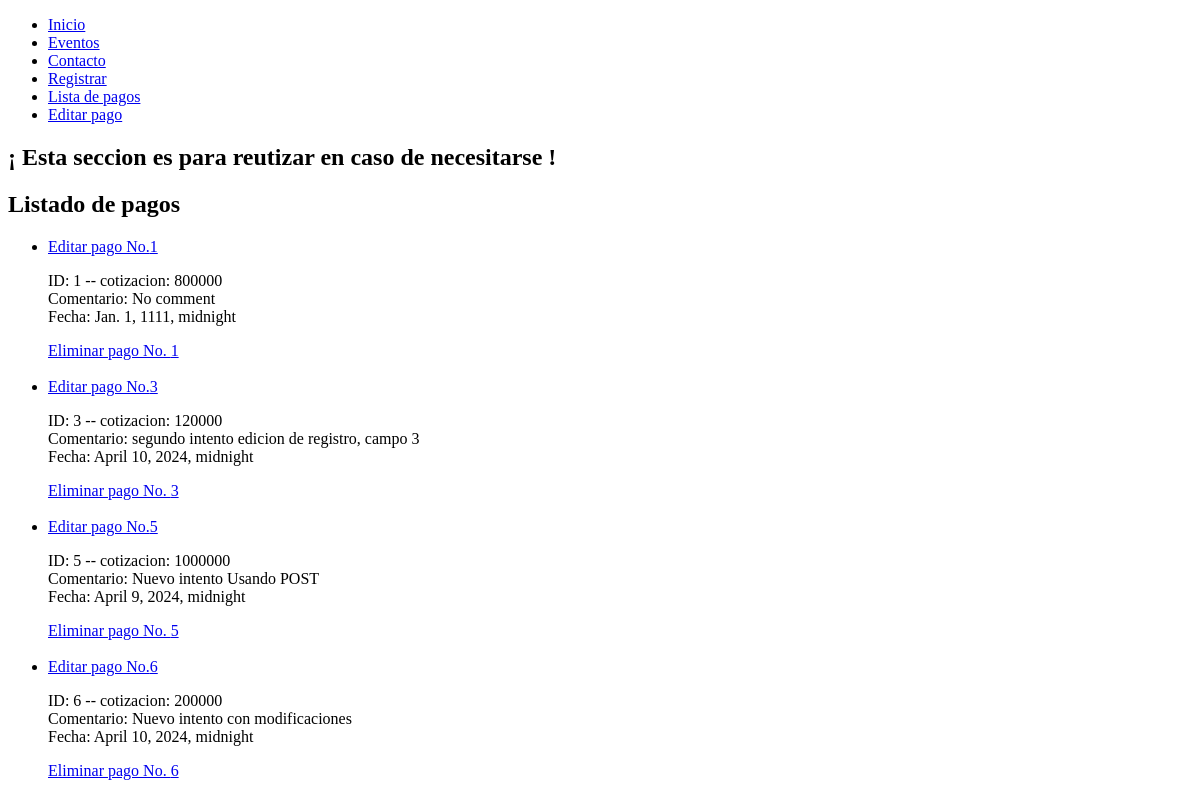
Before: /formulario/listar_pagos/ with the older database file.
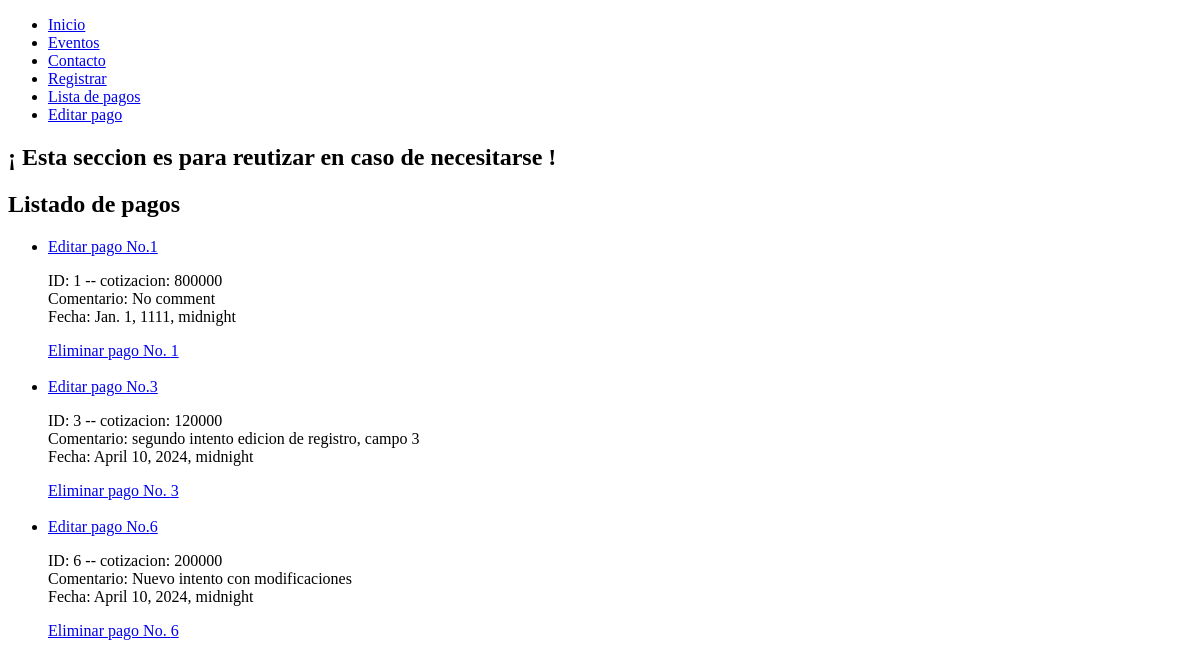
After: the same page with the newer database file.
### formulario/models.py (models this page shows)
class Pagos(models.Model):
  cotizacion    = models.IntegerField()
  pay_comment   = models.TextField()
  pay_status    = models.OneToOneField(Status, on_delete=models.PROTECT)
  pay_date      = models.DateTimeField()

### formulario/views.py (the view)
# urls.py: path('listar_pagos/',      views.listar,           name="listar_pagos"),
def listar(request):
  pagos = Pagos.objects.all()
  return render(request, 'listar_pagos.html', {
    'pagos': pagos
  })

### templates/listar_pagos.html (shortened to what this page needs)
{% extends "layouts/app.html" %}
{% block content %}
<h2>Listado de pagos</h2>
<ul>
  {% for pago in pagos %}
  <li>
    <a href="{% url "show_editar_pago" %}"> Editar pago No.{{ pago.id }}</a>
    <p>ID: {{ pago.id }} -- cotizacion: {{ pago.cotizacion }}
    <br>Comentario: {{ pago.pay_comment }}
    <br> Fecha: {{ pago.pay_date }}
    </p>
    <a href="{% url "eliminar_pago" pago.id %}"> Eliminar pago No. {{ pago.id }} </a>
  </li>
  <br>
  {% endfor %}
</ul>
{% endblock content %}

Changed rows visible on the page:
removed Pagos: id "5", cotizacion "1000000", pay_comment "Nuevo intento Usando POST", pay_date "April 9, 2024, midnight"
